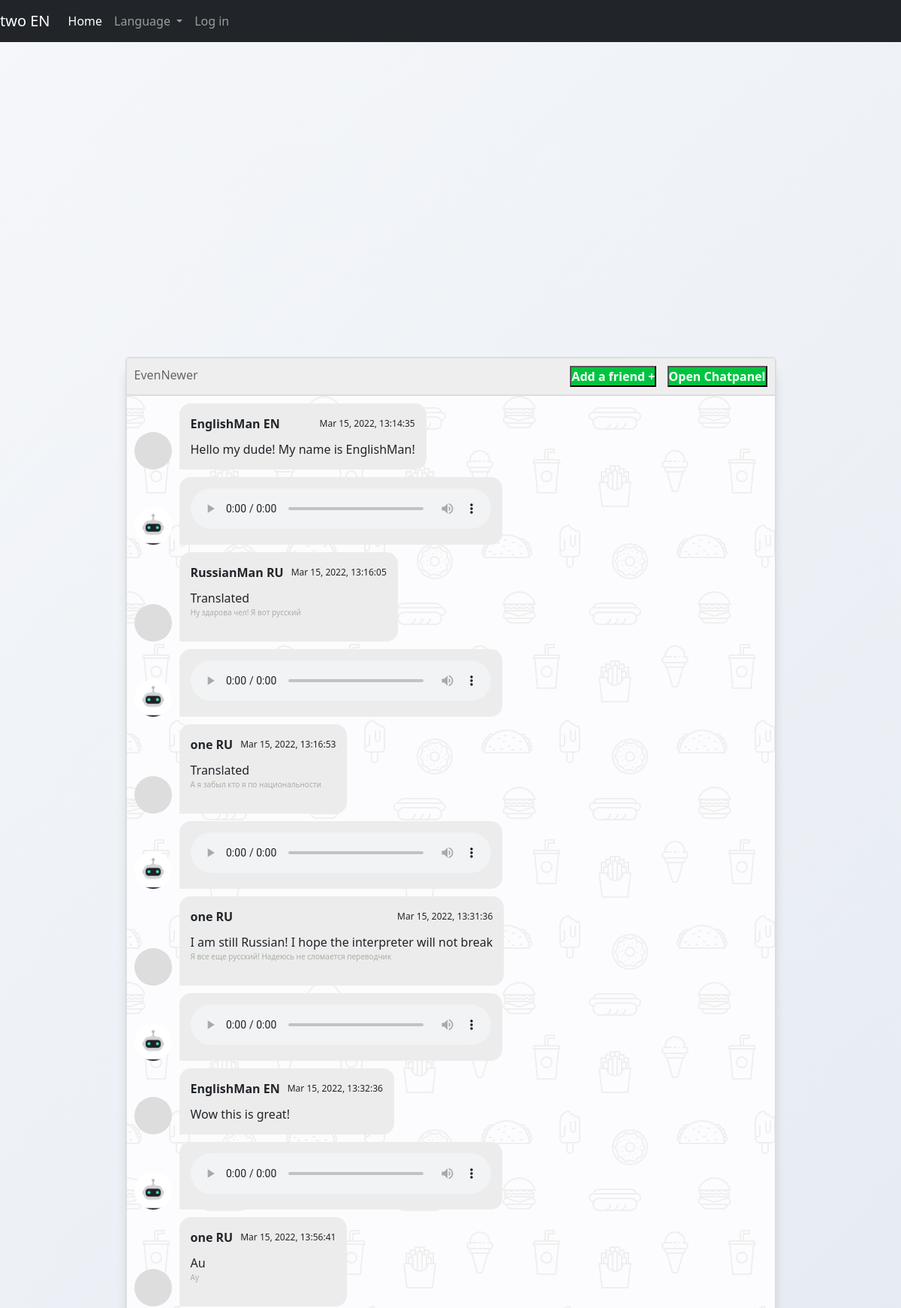
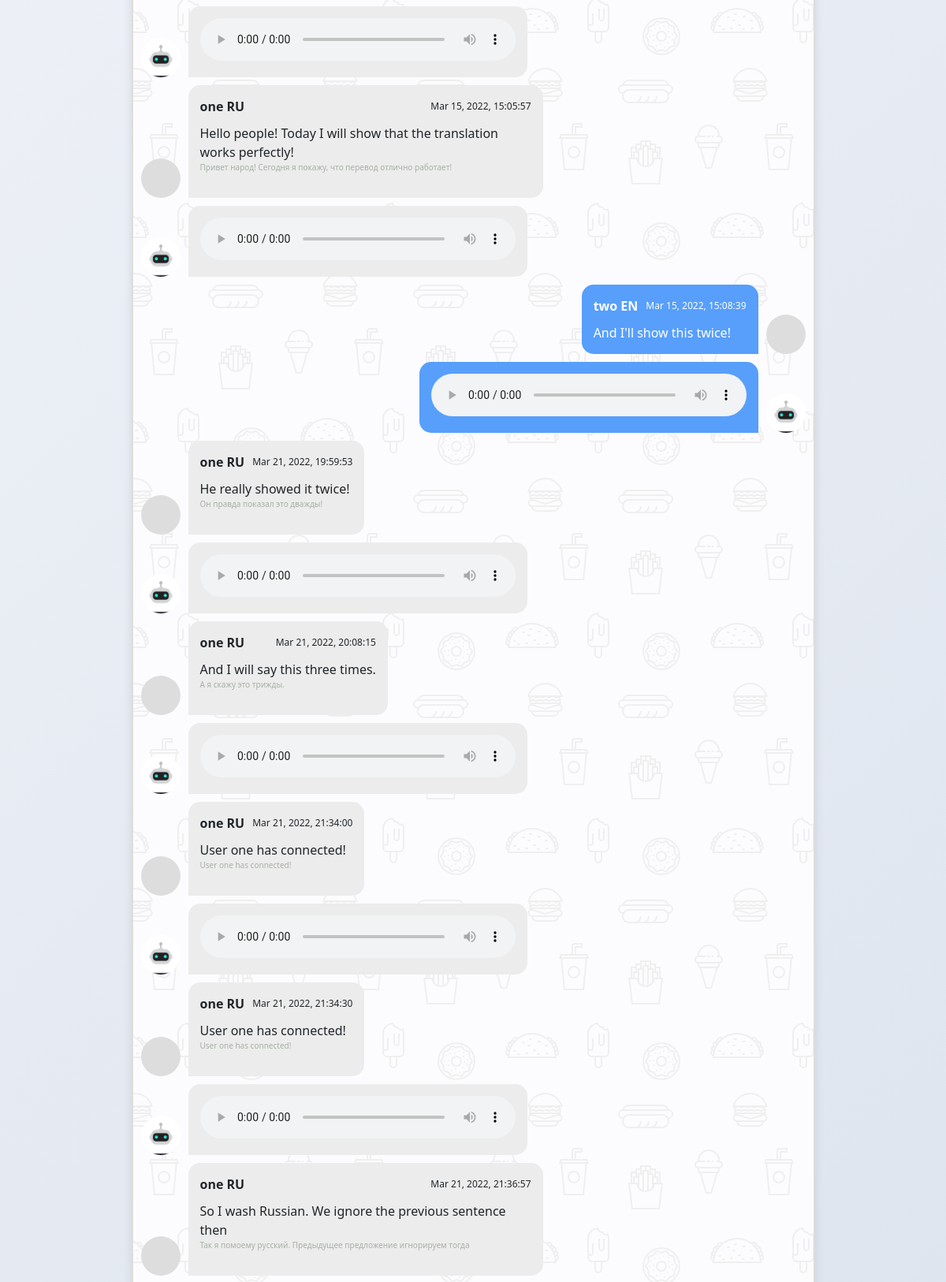
The app's page /chat/1 (signed in, upper part) with its own data (2 pictures, top to bottom).
### app.py (models this page shows, shortened)
class Chat(db.Model):
    __tablename__ = 'chat'
    id = db.Column(db.Integer, primary_key=True)
    chatname = db.Column(db.String(30), nullable=False)

class User(db.Model, UserMixin):
    __tablename__ = 'user'
    id = db.Column(db.Integer, primary_key=True)
    email = db.Column(db.String(30), nullable=False, unique=True)
    username = db.Column(db.String(30), nullable=False)
    password = db.Column(db.String(80), nullable=False)
    lang = db.Column(db.Integer, nullable=False)

class Messages(db.Model):
    id = db.Column(db.Integer, primary_key=True)
    id_sender = db.Column(db.Integer, ForeignKey('user.id'))
    id_chat = db.Column(db.Integer, ForeignKey('chat.id'))
    message_en = db.Column(db.Text, nullable=False)
    message_ru = db.Column(db.Text, nullable=False)
    date = db.Column(db.DateTime, default=datetime.utcnow())

### app.py (the view, shortened to what this page needs)
@login_required
@app.route('/chat/<id>', methods=['GET'])
def chat(id):
    print(id)
    if current_user.is_authenticated:
        if ChatToUser.query.filter_by(id_user=current_user.id, id_chat=int(id)).first():
            print('Ok')
        else:
            print('Denied')
            return redirect(url_for('index'))
        chatName = 'SimpleChat'
        chats = ChatToUser.query.filter_by(id_user=current_user.id).all()
        for i in range(len(chats)):
            chats[i] = Chat.query.filter_by(id=chats[i].id_chat).first()
            if (int(id) == int(chats[i].id)):
                chatName = chats[i].chatname
        msgs = Messages.query.filter_by(id_chat=int(id)).all()
        for i in range(len(msgs)):
            msgs[i] = [msgs[i].id_sender, User.query.filter_by(id=msgs[i].id_sender).first().username,
                       {'EN': msgs[i].message_en, 'RU': msgs[i].message_ru}, msgs[i].date.strftime("%b %d, %Y, %X"),
                       'RU' if User.query.filter_by(id=msgs[i].id_sender).first().lang == 1 else 'EN']
            if current_user.lang == 1:
                temp = msgs[i][2]['RU'].replace('?', '&quest')
                temp = temp.replace(' ', '%20')
                msgs[i].append(f'{path}synthesize/{temp}?src_lang=ru')
            else:
                temp = msgs[i][2]['EN'].replace('?', '&quest')
                temp = temp.replace(' ', '%20')
                msgs[i].append(f'{path}synthesize/{temp}?src_lang=en')
        return render_template("chatPage.html", name=current_user.username + ' ' + ('EN' if current_user.lang == 0 else 'RU'),
                               chats=chats, chatId=id, chatName = chatName,msgs=msgs, my_link="{path}dummy_audio")
    else:
        return redirect(url_for("index"))

### app.py (called while the page is built)
@login_manager.user_loader
def load_user(user_id):
    return User.query.get(int(user_id))

### templates/chatPage.html (shortened to what this page needs)
<!doctype html>
<html lang="ru">
<head>
  <link rel="stylesheet" href="{{ url_for('static', filename='css/friendlist.css') }}">
  <link rel="stylesheet" href="{{ url_for('static', filename='css/main.css') }}">
  <link rel="stylesheet" href="https://cdn.jsdelivr.net/npm/bootstrap@5.1.3/dist/css/bootstrap.min.css">
</head>
<body>
<nav class="navbar navbar-expand-lg navbar-dark fixed-top bg-dark">
    <a class="navbar-brand" id="name_of_person">{{ name }}</a>
    <div class="collapse navbar-collapse" id="navbarSupportedContent">
      <ul class="navbar-nav mr-auto">
        <li class="nav-item active">
          <a class="nav-link active" aria-current="page" href="/home">Home</a>
        </li>
        <li class="nav-item dropdown">
        <a class="nav-link dropdown-toggle" href="#" id="navbarDropdown" role="button" data-toggle="dropdown" aria-haspopup="true" aria-expanded="false">
          Language
        </a>
        </li>
        <li class="nav-item">
          <a class="nav-link" href="/login">Log in</a>
        </li>
      </ul>
    </div>
</nav>
<section class="msger">
  <header class="msger-header">
    <div class="msger-header-title">
       {{chatName}}
    </div>
    <div class="msger-header-options">
      <button type="submit" onclick="window.location='/addToChat/{{chatId}}'" class="msger-send-btn"
              style="font-size: min(2vw, 16px)">Add a friend
        +</button>
      <button type="submit" id="button1" onclick="openNav()" class="msger-send-btn"
              style="font-size: min(2vw, 16px)">Open Chatpanel</button>
    </div>
  </header>
  <main class="msger-chat">
    {% for ms in msgs %}
      {% if ms[0]==current_user.id%}
        <div class="msg right-msg">
          <div
           class="msg-img"
           style="background-image: url(https://cdn.pixabay.com/photo/2015/10/05/22/37/blank-profile-picture-973460_1280.png)"
          ></div>
          <div class="msg-bubble">
            <div class="msg-info">
              <div class="msg-info-name">{{ms[1] + " " + ms[4]}}</div>
              <div class="msg-info-time">{{ms[3]}}</div>
            </div>
            <div class="msg-text">
              {{ms[2][ms[4]]}}
            </div>
          </div>
        </div>
        <div class="msg right-msg">
          <div
           class="msg-img"
           style=""
          ></div>
          <div class="msg-bubble">
            <div class="msg-text">
              <audio src={{ms[5]}} controls style="width: min(60vw,400px);">Audio tag not supported</audio>
            </div>
          </div>
        </div>
      {% else %}
        <div class="msg left-msg">
          <div
           class="msg-img"
           style="background-image: url(https://cdn.pixabay.com/photo/2015/10/05/22/37/blank-profile-picture-973460_1280.png)"
          ></div>
          <div class="msg-bubble">
            <div class="msg-info">
              <div class="msg-info-name">{{ms[1] + " " + ms[4]}}</div>
              <div class="msg-info-time">{{ms[3]}}</div>
            </div>
            <div class="msg-text">
              {% if (ms[4]=='RU' and current_user.lang==1) or (ms[4]=='EN' and current_user.lang==0) %}
              {{ms[2][ms[4]]}}
              {% else %}
              {{ms[2]['RU' if current_user.lang==1 else 'EN']}}
<p  style="font-size: 10px;color: #A8AFA6">{{ms[2]['RU' if current_user.lang==0 else 'EN']}} </p>
              {% endif %}
            </div>
          </div>
        </div>
        <div class="msg left-msg">
          <div
           class="msg-img"
           style=""
          ></div>
          <div class="msg-bubble">
            <div class="msg-text">
              <audio src={{ms[5]}} controls style="width: min(60vw,400px);">Audio tag not supported</audio>
            </div>
          </div>
        </div>
      {% endif %}
    {% endfor %}
  </main>
</section>
</body>
</html>

### static/css/friendlist.css (style rules this page uses)
html, body { font-family: sans-serif; width: 100%; height: 100%; }

### static/css/main.css (style rules this page uses)
:root { --body-bg: linear-gradient(135deg, #f5f7fa 0%, #c3cfe2 100%); --msger-bg: #fff; --border: 2px solid #ddd; --left-msg-bg: #ececec; --right-msg-bg: #579ffb; }
*, *:before, *:after { margin: 0; padding: 0; box-sizing: inherit; }
body { display: flex; justify-content: center; align-items: center; height: 100vh; background-image: var(--body-bg); font-family: Helvetica, sans-serif; }
.msger { display: flex; flex-flow: column wrap; justify-content: space-between; width: 100%; max-width: 867px; margin: 25px 10px; height: calc(90% - 50px); border: var(--border); border-radius: 5px; background: var(--msger-bg); box-shadow: 0 15px 15px -5px rgba(0, 0, 0, 0.2); }
.msger-header { display: flex; justify-content: space-between; padding: 10px; border-bottom: var(--border); background: #eee; color: #666; }
.msger-chat { flex: 1; overflow-y: auto; padding: 10px; }
.msg { display: flex; align-items: flex-end; margin-bottom: 10px; }
.msg-img { width: 50px; height: 50px; margin-right: 10px; background: #ddd; background-repeat: no-repeat; background-position: center; background-size: cover; border-radius: 50%; }
.msg-bubble { max-width: min(70%,450px); padding: 15px; border-radius: 15px; background: var(--left-msg-bg); }
.msg-info { display: flex; justify-content: space-between; align-items: center; margin-bottom: 10px; }
.msg-info-name { margin-right: 10px; font-weight: bold; }
.msg-info-time { font-size: min(2vw, 12px); }
.left-msg .msg-bubble { border-bottom-left-radius: 0; }
.right-msg { flex-direction: row-reverse; }
.right-msg .msg-bubble { background: var(--right-msg-bg); color: #fff; border-bottom-right-radius: 0; }
.right-msg .msg-img { margin: 0 0 0 10px; }
.msger-send-btn { margin-left: 10px; background: rgb(0, 196, 65); color: #fff; font-weight: bold; cursor: pointer; transition: background 0.23s; }
.msger-chat { background-color: #fcfcfe; }

### records on screen
Chat: chatname "EvenNewer"
User: username "EnglishMan EN", ms "Mar 15, 2022, 13:14:35", message_en "Hello my dude! My name is EnglishMan!", ms "Mar 15, 2022, 13:32:36", message_en "Wow this is great!"
User: username "RussianMan RU", ms "Mar 15, 2022, 13:16:05", message_en "Translated", message_ru "Ну здарова чел! Я вот русский"
User: username "one RU", ms "Mar 15, 2022, 13:16:53", message_en "Translated", message_ru "А я забыл кто я по национальности", ms "Mar 15, 2022, 13:31:36", message_en "I am still Russian! I hope the interpreter will not break", message_ru "Я все еще русский! Надеюсь не сломается переводчик", ms "Mar 15, 2022, 13:56:41", message_en "Au", message_ru "Ау", ms "Mar 15, 2022, 15:05:57", message_en "Hello people! Today I will show that the translation works perfectly!", message_ru "Привет народ! Сегодня я покажу, что перевод отлично работает!", ms "Mar 21, 2022, 19:59:53", message_en "He really showed it twice!", message_ru "Он правда показал это дважды!", ms "Mar 21, 2022, 20:08:15", message_en "And I will say this three times.", message_ru "А я скажу это трижды.", ms "Mar 21, 2022, 21:34:00", message_en "User one has connected!", message_ru "User one has connected!", ms "Mar 21, 2022, 21:34:30", ms "Mar 21, 2022, 21:36:57", message_en "So I wash Russian. We ignore the previous sentence then", message_ru "Так я помоему русский. Предыдущее предложение игнорируем тогда"
User: username "two EN", ms "Mar 15, 2022, 15:08:39", message_en "And I'll show this twice!"

### other values on screen
{{ name }} "two EN"
